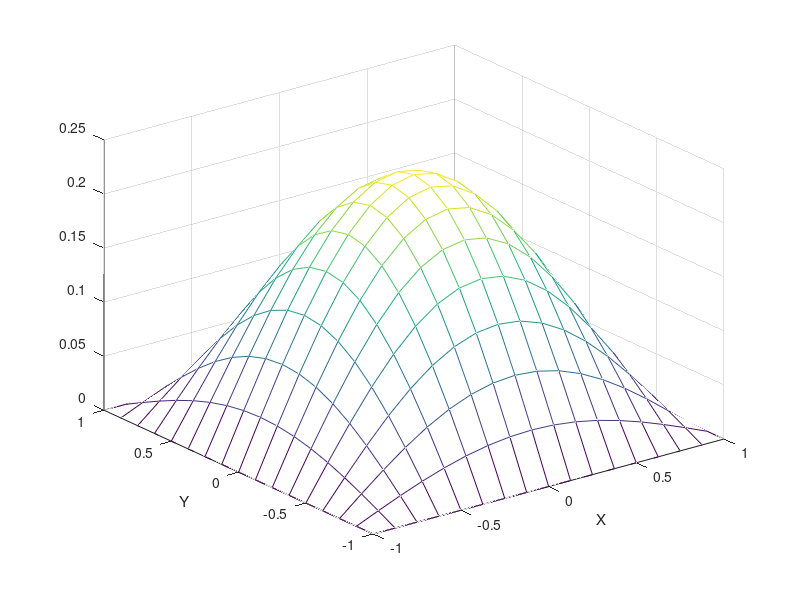

Reproduce this figure in MATLAB.
function test
%% Simulate and solve Poisson Equation on a 2D grid using Relaxation
% The equation to solve is: Laplacian(u) = f.
% Laplacian is discretized on a grid, and Jacobi iteration is used for solution.

clc
sz = 2.^[4 4]+1; % We use NDGRID convention (X is 1st, Y is 2nd)
[X, Y] = create_grid( linspace(-1, 1, sz(1)), linspace(-1, 1, sz(2)) );
[U, L] = create_sol(); % The ideal solution and its Laplacian.

% We actually solve the linear system: Av = f
[A, I] = create_laplacian(X, Y, sz);
V0 = U(X, Y); % The ideal solution (for boundary condition)
V = V0; % Initial guess.
V(I) = 0; % "Fill" the interior with initial guess
F = L(X, Y); % right hand side of the equation
V = jacobi(A, V, F, 100);
mesh(X, Y, V0 - V); xlabel('X'); ylabel('Y'); 
save poisson_test

function [v] = jacobi(A, v, f, T)
%% Jacobi iteration:
% Av = (D+T)v = f
% Dv = f-Tv = (f - Av) + Dv
% v' = v + D^{-1} (f - Av)
d = diag(A);
I = find(d);
f = f(I); % Restrict RHS.
A = A(I, :); % Restric operator.
d = 1 ./ d(I); % Restrict the inverse.
for t = 1:T
    Av = A*v(:); % Apply A on v.
    r = f - Av; % Compute residual.
    dv = r .* d; % Compute an update.
    v(I) = v(I) + dv; % Update v's interior.
end

function [U, L] = create_sol()
%% Create solutions for the specific diff. eq. instance.
% - F is the function itself (for boundary conditions).
% - L is the Laplacian of F.
% It may be useful for solver's verification.
U = @(X, Y) 0*X+1;
L = @(X, Y) 0*X;

function [X, Y] = create_grid(x, y)
%% Create a grid specified by {X(k), Y(k)}.
% X, Y, I are 2D arrays, created by NDGRID, 
% so X is the 1st coordinate and Y is the 2nd!
[X, Y] = ndgrid(x, y);

function [A, I] = create_laplacian(X, Y, sz)
%% Laplacian discretization using sparse matrix
N = prod(sz);
A = sparse(N, N);
K = true(sz);
if sz(1) > 1, K(1, :) = false; K(end, :) = false; end
if sz(2) > 1, K(:, 1) = false; K(:, end) = false; end
K = find(K); % Fill only interior points
stencil = [-1 1  0  0 0; ...
            0 0  0 -1 1];
stencil_size = size(stencil, 2);
for k = K(:).'
    [i, j] = ind2sub(sz, k);
    i = i + stencil(1, :).';
    j = j + stencil(2, :).';
    m = sub2ind(sz, i, j);
    x = X(m);
    y = Y(m);    
    P = [ones(stencil_size, 1), x, y, x.*y, x.^2, y.^2] \ eye(stencil_size);
    P = sum(P(end-1:end, :)); % Laplacian coefficients.
    A(k, m) = P;
end
I = any(A, 2); % Marks interior points

